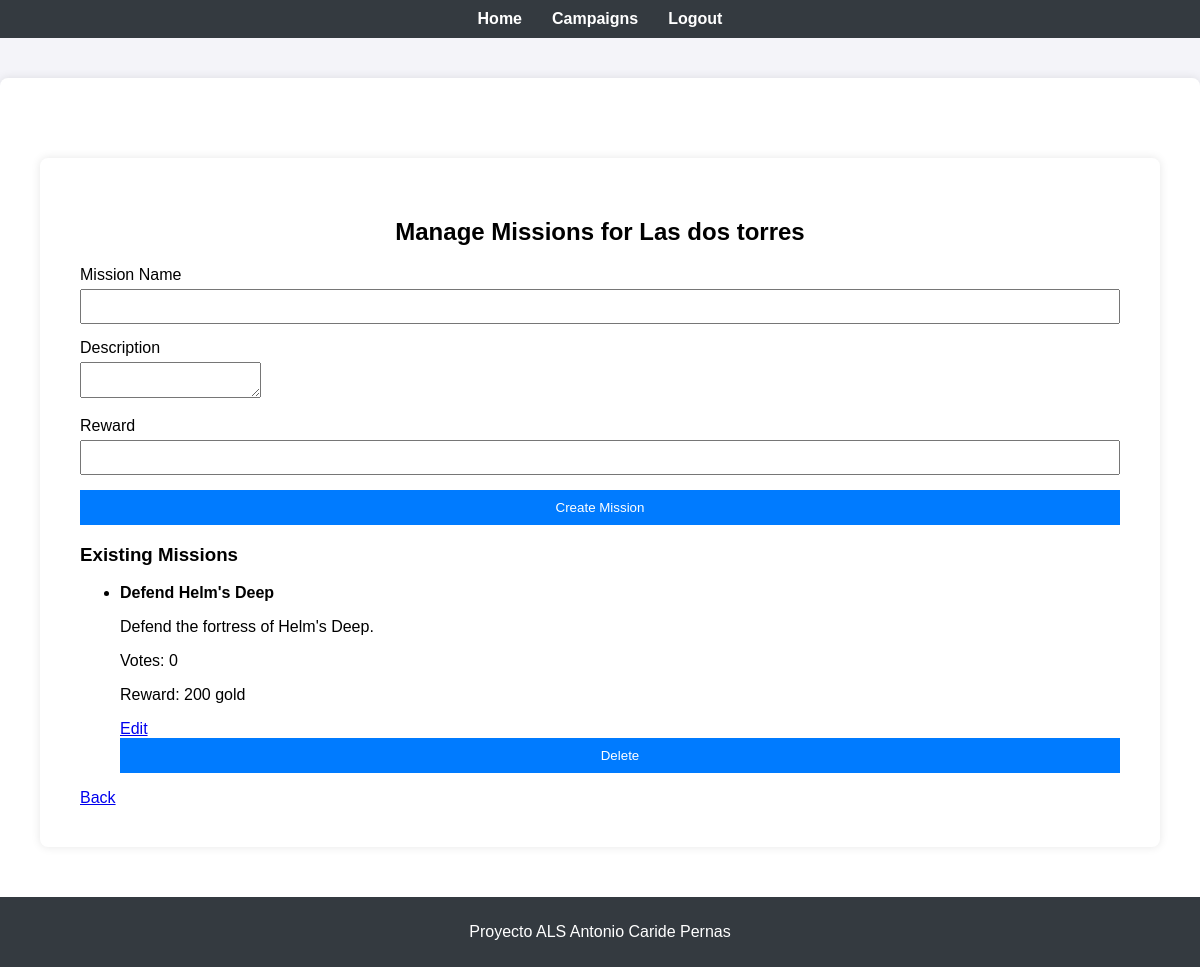
Page /missions/1/manage (signed in) on the committed database.
### app/models/campaign.py (models this page shows, shortened)
class Campaign(db.Model):
    id = db.Column(db.Integer, primary_key=True)
    name = db.Column(db.String(150), nullable=False)
    master_id = db.Column(db.Integer, db.ForeignKey('user.id'), nullable=False)
    is_public = db.Column(db.Boolean, default=False)
    allowed_players = db.relationship('User', secondary=allowed_players, lazy='subquery',
                                      backref=db.backref('campaigns', lazy=True))

### app/models/mission.py (models this page shows, shortened)
class Mission(db.Model):
    id = db.Column(db.Integer, primary_key=True)
    name = db.Column(db.String(150), nullable=False)
    description = db.Column(db.String(500), nullable=False)
    campaign_id = db.Column(db.Integer, db.ForeignKey('campaign.id'), nullable=False)
    rewards = db.Column(db.String(500), nullable=True)  # Nuevo atributo
    votes = db.Column(db.Integer, default=0)  # Nuevo atributo
    voters = db.relationship('User', secondary=mission_votes, backref='voted_missions')  # Relación con User

### app/routes/missions.py (the view, shortened to what this page needs)
@missions_bp.route('/<int:campaign_id>/manage', methods=['GET', 'POST'])
@login_required
def manage_missions(campaign_id):
    campaign = Campaign.query.get_or_404(campaign_id)
    if campaign.master_id != current_user.id:
        flash('You do not have permission to manage missions for this campaign.', 'danger')
        return redirect(url_for('campaigns.play_campaign', campaign_id=campaign_id))
    missions = Mission.query.filter_by(campaign_id=campaign_id).all()
    return render_template('missions/manage.html', campaign=campaign, missions=missions)

### app/templates/missions/manage.html
{% extends "base.html" %}
{% block content %}
<div class="container">
    <h2>Manage Missions for {{ campaign.name }}</h2>
    <form method="POST">
        <div class="form-group">
            <label for="name">Mission Name</label>
            <input type="text" id="name" name="name" required>
        </div>
        <div class="form-group">
            <label for="description">Description</label>
            <textarea id="description" name="description" required></textarea>
        </div>
        <div class="form-group">
            <label for="reward">Reward</label>
            <input type="text" id="reward" name="reward" required>
        </div>
        <div class="button-container">
            <button type="submit" class="btn">Create Mission</button>
        </div>
    </form>
    <h3>Existing Missions</h3>
    <ul>
        {% for mission in missions %}
        <li class="mission-item">
            <strong>{{ mission.name }}</strong>
            <p>{{ mission.description }}</p>
            <p>Votes: {{ mission.votes }}</p>
            <p>Reward: {{ mission.rewards }}</p>
            <div class="button-group">
                <a href="{{ url_for('missions.edit_mission', mission_id=mission.id) }}" class="btn edit-button">Edit</a>
                <form method="POST" action="{{ url_for('missions.delete_mission', mission_id=mission.id) }}" style="display:inline;">
                    <button type="submit" class="btn delete-button">Delete</button>
                </form>
            </div>
        </li>
        {% endfor %}
    </ul>
    <div class="button-container">
        <a href="{{ url_for('campaigns.play_campaign', campaign_id=campaign.id) }}" class="back-button">Back</a>
    </div>
</div>
{% endblock %}

### app/static/styles.css (style rules this page uses)
body { font-family: Arial, sans-serif; background-color: #f4f4f4; margin: 0; padding: 0; }
.container { max-width: 600px; margin: 50px auto; padding: 20px; background-color: #fff; box-shadow: 0 0 10px rgba(0, 0, 0, 0.1); }
h2 { text-align: center; margin-bottom: 20px; }
.form-group { margin-bottom: 15px; }
.form-group label { display: block; margin-bottom: 5px; }
.form-group input { width: 100%; padding: 8px; box-sizing: border-box; }
button { width: 100%; padding: 10px; background-color: #007bff; color: #fff; border: none; cursor: pointer; }

### app/templates/base.html (style rules this page uses)
body { font-family: Arial, sans-serif; background-color: #f4f4f9; margin: 0; padding: 0; }
.container { max-width: 1200px; margin: 40px auto; padding: 40px; background-color: #fff; border-radius: 8px; box-shadow: 0 0 10px rgba(0, 0, 0, 0.1); }

### rows in the picture
Campaign: name "Las dos torres"
Mission: name "Defend Helm's Deep", description "Defend the fortress of Helm's Deep.", votes "0", rewards "200 gold"
